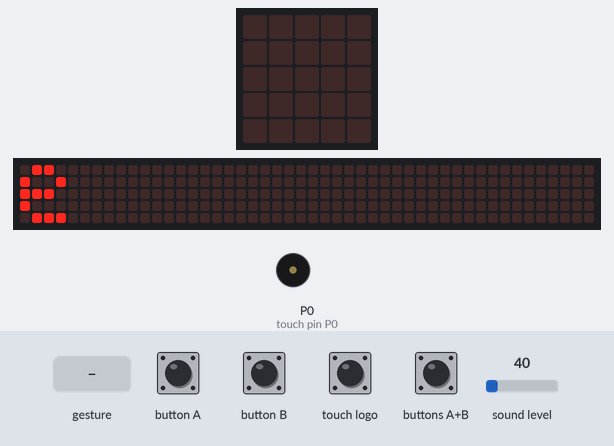
Simulated run of this program. Board: BBC micro:bit (MakeCode). Shown: the board's 5×5 LED display, a strip that is not on the board, showing the scrolling text unrolled, buzzer (waves = sounding). The test bench sets the inputs (shaded band); at power-on: sound level 40. A tilt is held for 1.5 s and a shake lasts 1 s, then the board lies face up again; the 48×5 strip is a reading aid, not a part: it shows the text the display is scrolling, unrolled, one strip-width of it at a time.

Above: at 8.6 s.
10.3 s: sound level set to 250
At 10.6 s:
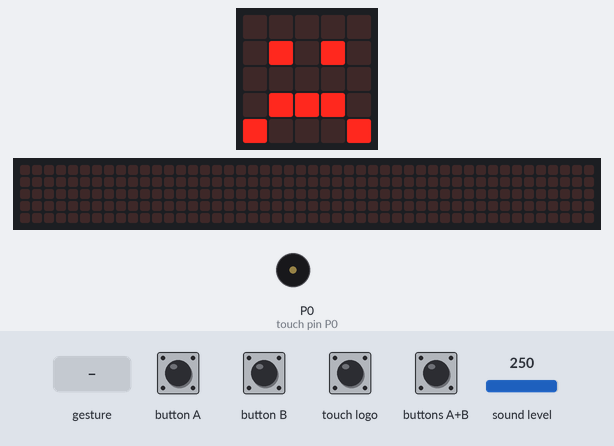
11.8 s: button A pressed for 0.15 s
At 12.4 s:
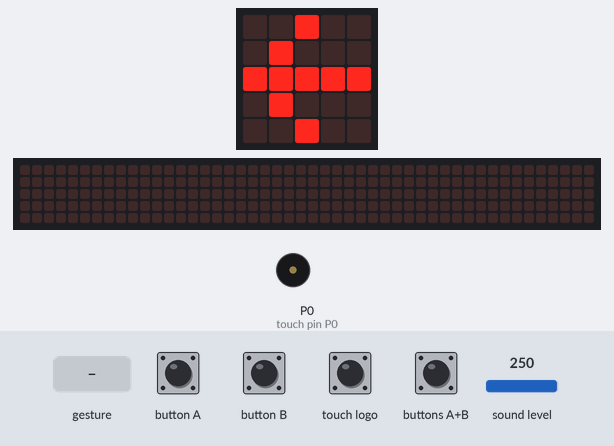
13.4 s: button B pressed for 0.15 s
At 14.7 s:
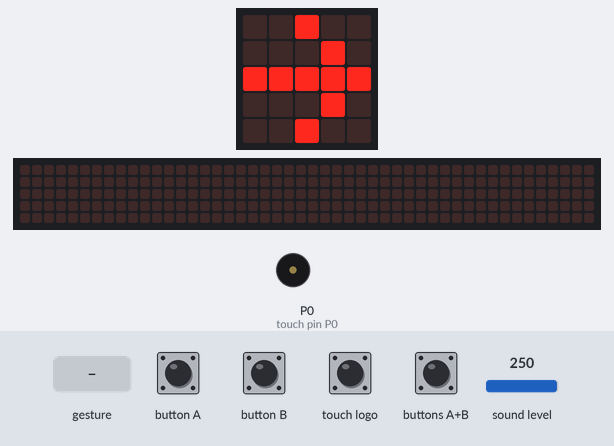
15.0 s: gesture 'shake'
At 15.5 s:
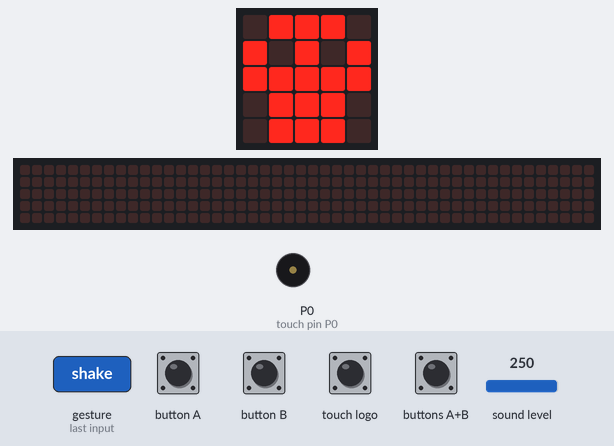
16.7 s: buttons A+B pressed for 0.15 s
At 17.3 s:
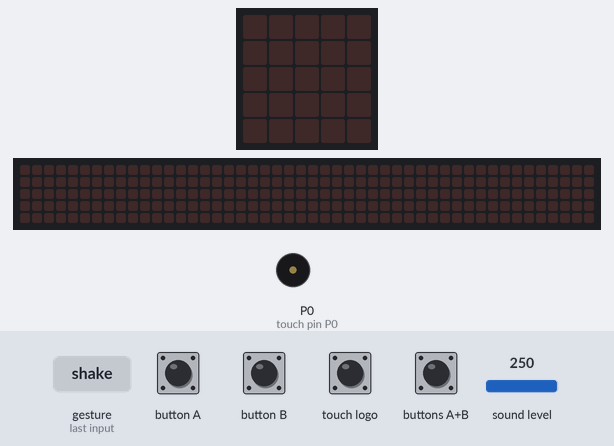
18.3 s: touch logo pressed for 0.15 s
At 18.51 s:
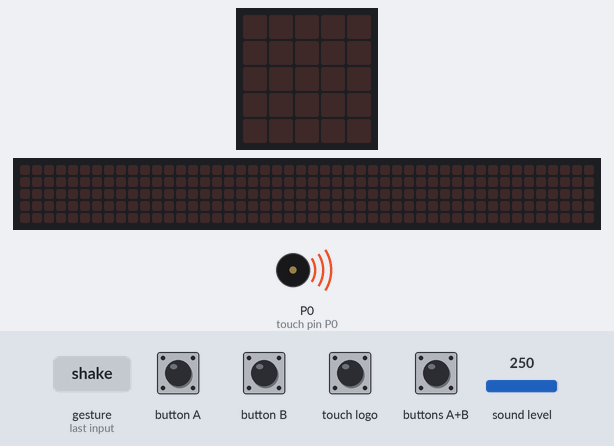
Timing chart, 0 to 20.0 s (numbered marks = the images above; inputs shaded):
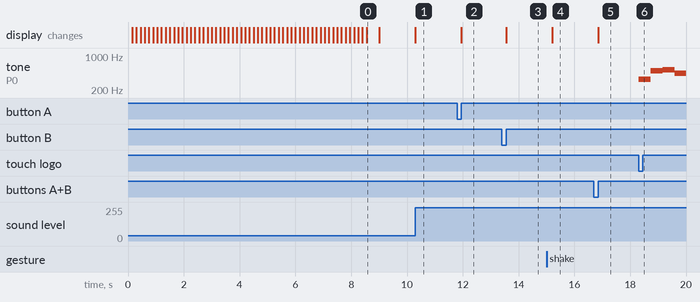

The program:

main.ts
```typescript
input.onPinPressed(TouchPin.P0, function () {
    basic.showIcon(IconNames.EigthNote)
    music.startMelody(music.builtInMelody(Melodies.Nyan), MelodyOptions.Once)
    basic.showIcon(IconNames.Happy)
})
input.onSound(DetectedSound.Loud, function () {
    basic.showIcon(IconNames.Sad)
})
input.onLogoEvent(TouchButtonEvent.Touched, function () {
    music.playMelody("E B C5 A B G A F ", 140)
})
input.onButtonPressed(Button.A, function () {
    basic.showLeds(`
        . . # . .
        . # . . .
        # # # # #
        . # . . .
        . . # . .
        `)
})
input.onButtonPressed(Button.AB, function () {
    basic.clearScreen()
})
input.onButtonPressed(Button.B, function () {
    basic.showLeds(`
        . . # . .
        . . . # .
        # # # # #
        . . . # .
        . . # . .
        `)
})
input.onGesture(Gesture.Shake, function () {
    basic.showIcon(IconNames.Skull)
})
basic.showString("Boutonite")
input.setSoundThreshold(SoundThreshold.Loud, 193)
```

test.ts
```typescript
// les tests vont ici ; cela ne sera pas compilé si ce paquet est utilisé en tant qu'extension.
```

Measured:
- after the input at 10.3 s, the display: changes at once (image 1)
- after the input at 11.8 s, the display: changes after 0.15 s (image 2)
- after the input at 13.4 s, the display: changes after 0.15 s (image 3)
- after the input at 15.0 s, the display: changes after 0.20 s (image 4)
- after the input at 16.7 s, the display: changes after 0.15 s (image 5)
- after the input at 18.3 s, tone on P0 (touch pin P0): silent → 330 Hz at once, → 494 Hz 0.43 s later, → 523 Hz 0.43 s later, → 440 Hz 0.43 s later
- what the display in image 0 shows lasts 0.4 s, from 8.6 s to 9.0 s
